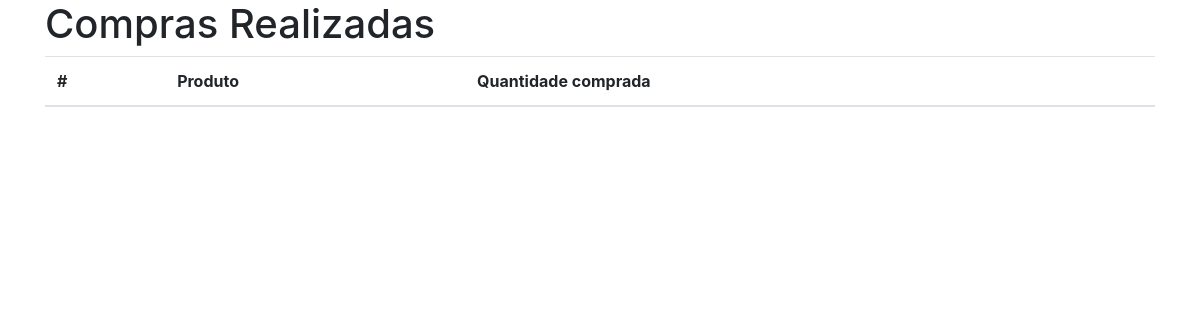
The app's page /comprasrealizadas/, older data.
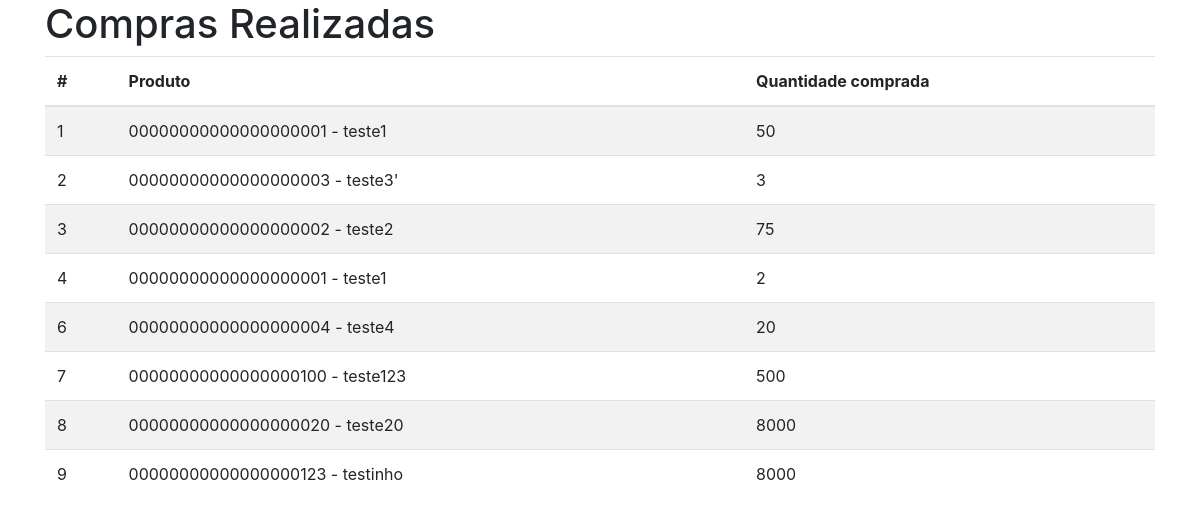
The same page, newer data.
### controle/models.py (models this page shows, shortened)
class Compra(models.Model):
    produto = models.ForeignKey(Produto, on_delete=models.CASCADE)
    qtd_compra = models.IntegerField('Quantidade comprada')

class Produto(models.Model):
    registro = models.CharField('ID', max_length=20, help_text='Máximo 20 caracteres')
    nome = models.CharField('Nome', max_length=255)
    ca = models.IntegerField('CA')
    categoria = models.CharField('Categoria', max_length=100)
    qtd_estoque = models.IntegerField('Estoque')
    qtd_estoque_min = models.IntegerField('Estoque minimo')
    class Meta:
        verbose_name = 'Produto'
        verbose_name_plural = 'Produtos'
    def __str__(self):
        return f'{self.registro} - {self.nome}'

### controle/views.py (the view)
# urls.py: path('comprasrealizadas/', comprasrealizadas, name='comprasrealizadas'),
def comprasrealizadas(request):
    context = {
        'compras': Compra.objects.all()
    }
    return render(request, 'comprasrealizadas.html', context)

### templates/comprasrealizadas.html (shortened to what this page needs)
<!DOCTYPE html>
{% load bootstrap4 %}
{% load static %}
<html lang="pt-br">
<head>
    {% bootstrap_css %}
</head>
<body>
    <div class="container">
        <h1> Compras Realizadas </h1>
        <table class="table table-striped">
            <thead>
                <th scope ="col">#</th>
                <th scope ="col">Produto</th>
                <th scope ="col">Quantidade comprada</th>
            </thead>
            <tbody>
                {% for compra in compras %}
                    <tr>
                        <td scope="row">{{ compra.id }}</td>
                        <td scope="row">{{ compra.produto }}</td>
                        <td scope="row">{{ compra.qtd_compra }}</td>
                    </tr>
                {% endfor %}
            </tbody>
        </table>
    </div>
</body>
</html>

Row changes from the older to the newer data that the page shows:
added Compra: id "1", produto "00000000000000000001 - teste1", qtd_compra "50"
added Compra: id "2", produto "00000000000000000003 - teste3'", qtd_compra "3"
added Compra: id "3", produto "00000000000000000002 - teste2", qtd_compra "75"
added Compra: id "4", produto "00000000000000000001 - teste1", qtd_compra "2"
added Compra: id "6", produto "00000000000000000004 - teste4", qtd_compra "20"
added Compra: id "7", produto "00000000000000000100 - teste123", qtd_compra "500"
added Compra: id "8", produto "00000000000000000020 - teste20", qtd_compra "8000"
added Compra: id "9", produto "00000000000000000123 - testinho", qtd_compra "8000"
